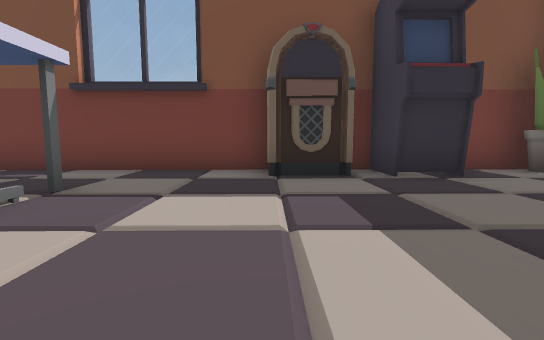
[1] (above)

22 first-person views from a walk through a Unity game level. The camera is 1.2 m above the floor, tilts 6° down and sees 85° across. The floor is counted in squares, 2 m on a side. Each view is taken from the middle of a square. On the plan, view 1 faces up. The plan holds only what a view shows up to about 9 squares ahead; the rest is blank. The place goes on beyond the plan. The player character is not drawn. Some animated figures are left out.

[2]
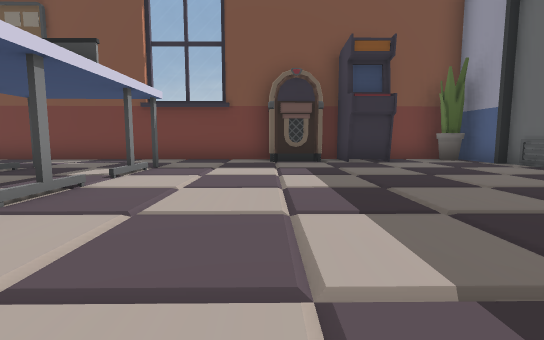

[3]
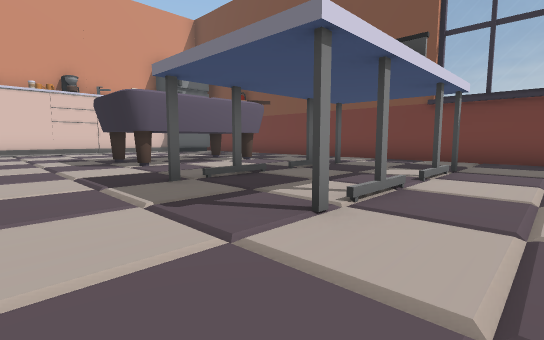

[4]
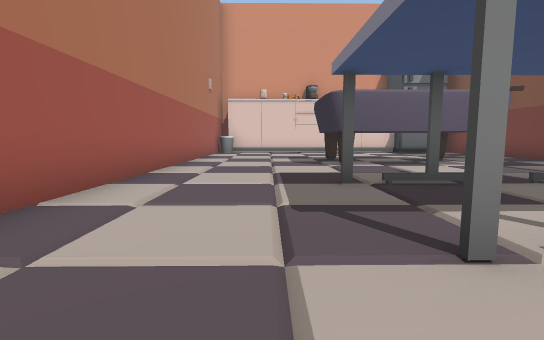

[5]
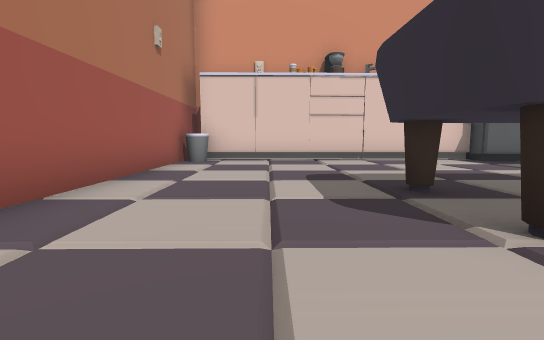

[6]
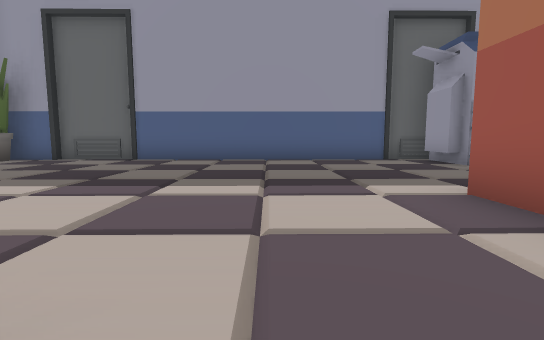

[7]
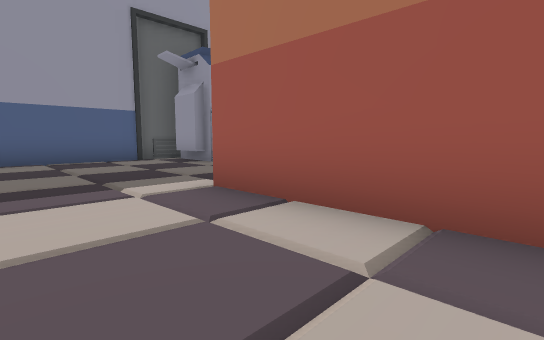

[8]
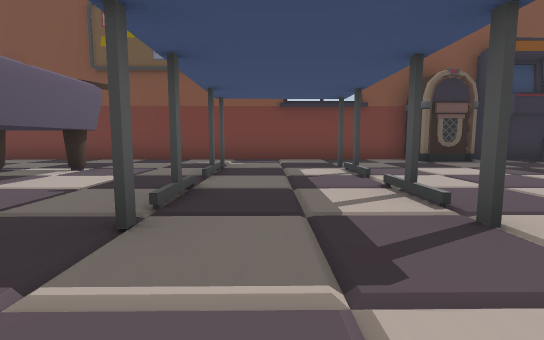

[9]
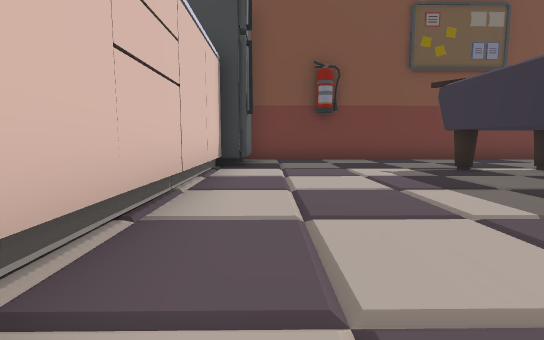

[10]
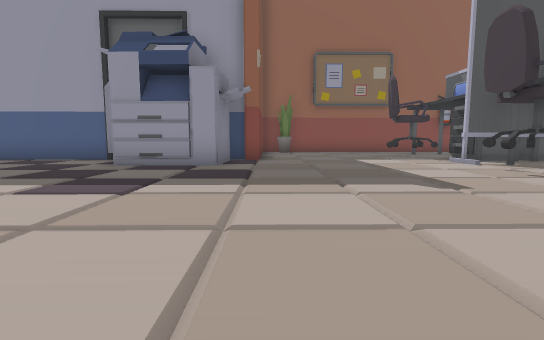

[11]
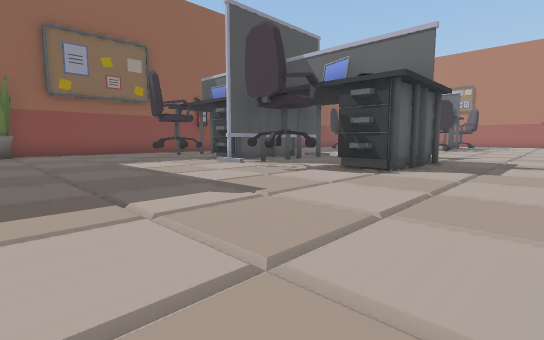

[12]
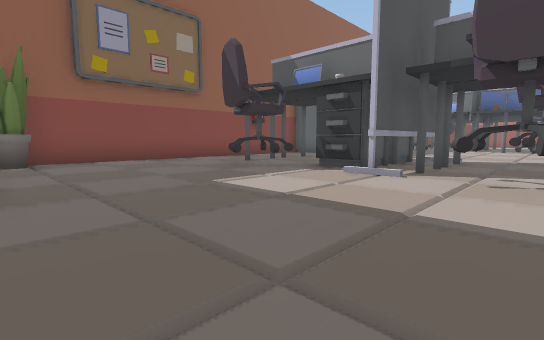

[13]
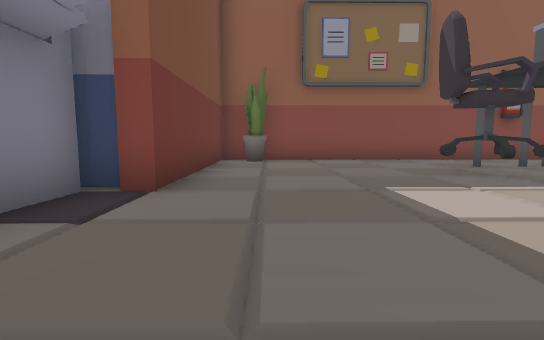

[14]
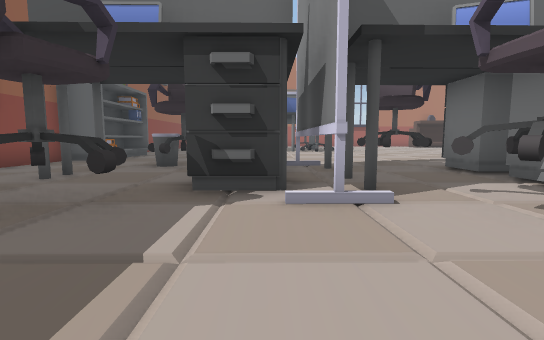

[15]
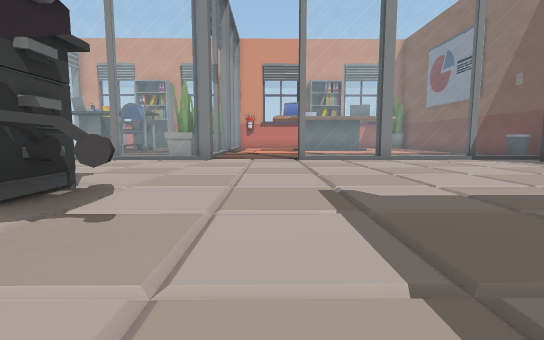

[16]
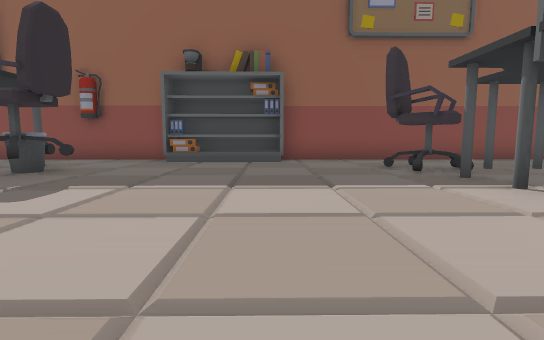

[17]
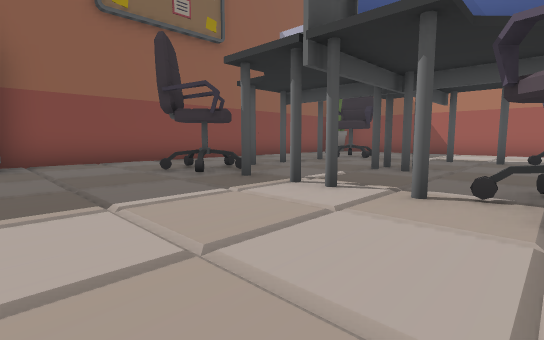

[18]
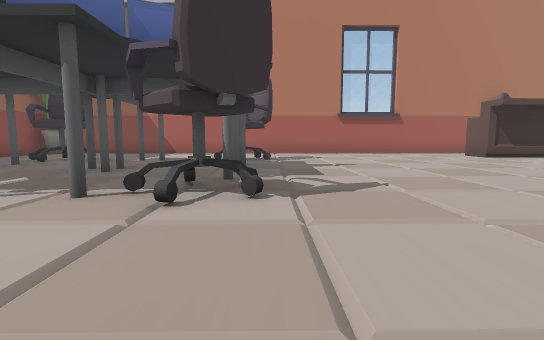

[19]
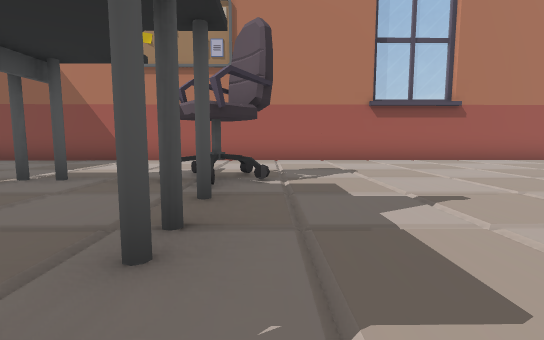

[20]
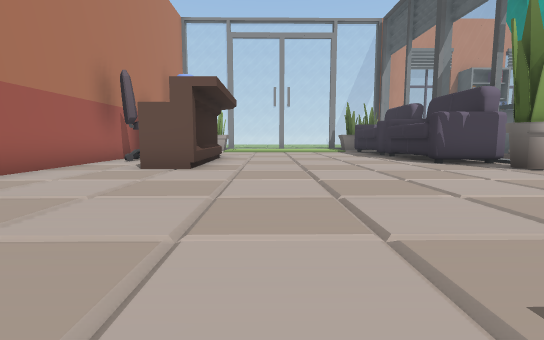

[21]
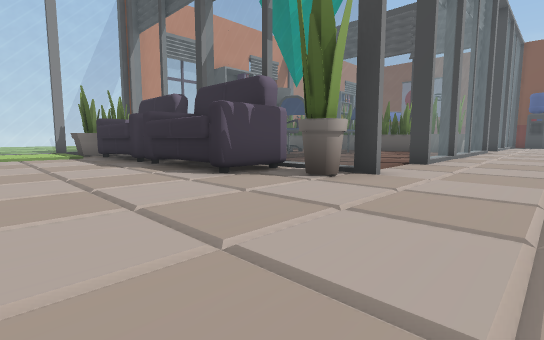

[22]
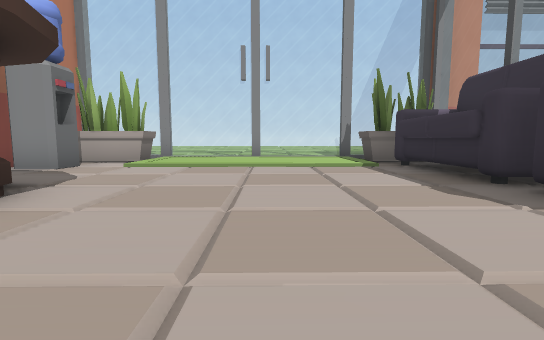

### Floor plan
Key: @ floor where view 1 was taken; # wall or solid block; . main floor; : floor 0.25 m higher than the main floor; / step, stairs or slope; = window, fence, low wall or low ledge; O other object.
Columns run from 15 left of view 1 to 11 right of it. Each row starts with its distance up from view 1.
  6  #####################
  5  #.............#OO#.O#
  4  #...................#
  3  #....##.............#
  2  #....##.............#
  1  O....##.............#
  0  O....##.......@.....#
 -1  #........#.#........#
 -2  O...................#
 -3  O...................#
 -4 OO...................#
 -5   ####### ######.....#
 -6           .O    .....#
 -7           =... ....###
 -8           =........O #
 -9           =..........######
-10           =...............#
-11           =..............O#
-12           =...............#
-13           ................#
-14           .......O....OO..#
-15           =.....OOO#O.O...#
-16           O.....O..OO#....#
-17           =.....O..###....#
-18           =....OOOO#O O...#
-19            ......OO.O.O...#
-20           =...............#
-21            ..............O#
-22         ..=...    .......O#
-23         ......   ........O#
-24         ......  ..........#
-25          ==... ...........#
-26  OOOOOOOO.O.......OO..OO..#
-27 /OOOOOOOO.........O....O..#
-28 =::.......................#
-29 =::.................O.....#
-30 =::....................O..#
-31 =::..............OOO..OO. #
-32 =::...............O....O.
-33 =OO...#####.............
-34  ....  O ...............
-35  ..O.  OO................
-36   ##   ###################

Where each view was taken, in squares from view 1:
view 1: 0 up, 0 right, facing up
view 2: 3 down, 0 right, facing up
view 3: 3 down, 1 left, facing up-left
view 4: 2 down, 1 left, facing left
view 5: 2 down, 6 left, facing left
view 6: 2 down, 3 left, facing right
view 7: 2 down, 3 left, facing down-right
view 8: 3 down, 4 left, facing up
view 9: 3 down, 13 left, facing up
view 10: 10 down, 3 left, facing right
view 11: 10 down, 2 left, facing down-right
view 12: 10 down, 2 right, facing down-right
view 13: 11 down, 2 right, facing right
view 14: 12 down, 5 right, facing down
view 15: 13 down, 4 right, facing left
view 16: 23 down, 2 right, facing right
view 17: 23 down, 3 right, facing down-right
view 18: 23 down, 2 right, facing down
view 19: 27 down, 2 right, facing down
view 20: 31 down, 1 right, facing left
view 21: 30 down, 2 left, facing up-left
view 22: 30 down, 6 left, facing left
